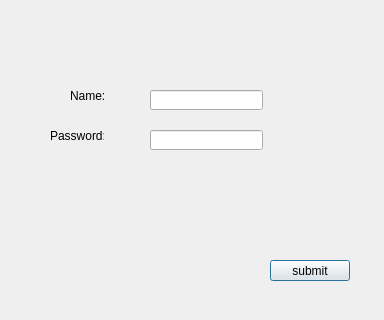
<?xml version="1.0" encoding="UTF-8"?>
<ui version="4.0">
 <class>LoginDialog</class>
 <widget class="QDialog" name="LoginDialog">
  <property name="geometry">
   <rect>
    <x>0</x>
    <y>0</y>
    <width>384</width>
    <height>320</height>
   </rect>
  </property>
  <property name="windowTitle">
   <string>Dialog</string>
  </property>
  <widget class="QPushButton" name="pushButton">
   <property name="geometry">
    <rect>
     <x>270</x>
     <y>260</y>
     <width>80</width>
     <height>21</height>
    </rect>
   </property>
   <property name="text">
    <string>submit</string>
   </property>
  </widget>
  <widget class="QLabel" name="label">
   <property name="geometry">
    <rect>
     <x>70</x>
     <y>90</y>
     <width>54</width>
     <height>12</height>
    </rect>
   </property>
   <property name="text">
    <string>Name:</string>
   </property>
  </widget>
  <widget class="QLabel" name="label_2">
   <property name="geometry">
    <rect>
     <x>50</x>
     <y>130</y>
     <width>54</width>
     <height>12</height>
    </rect>
   </property>
   <property name="text">
    <string>Password:</string>
   </property>
  </widget>
  <widget class="QLineEdit" name="nameLineEdit">
   <property name="geometry">
    <rect>
     <x>150</x>
     <y>90</y>
     <width>113</width>
     <height>20</height>
    </rect>
   </property>
  </widget>
  <widget class="QLineEdit" name="passwordLineEdit">
   <property name="geometry">
    <rect>
     <x>150</x>
     <y>130</y>
     <width>113</width>
     <height>20</height>
    </rect>
   </property>
  </widget>
 </widget>
 <resources/>
 <connections/>
</ui>
